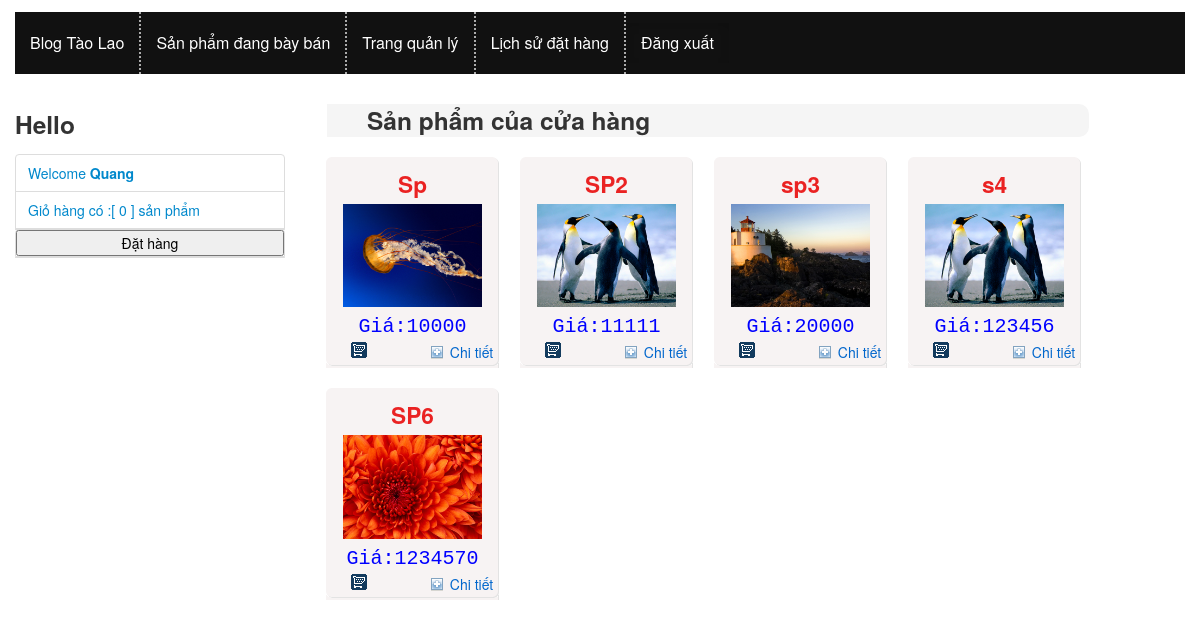
The app's page /index.php?c=product&m=blogplist (signed in) with its own data.
### tables this page shows
CREATE TABLE IF NOT EXISTS `products` (
  `product_id` int(11) unsigned NOT NULL AUTO_INCREMENT,
  `product_name` text NOT NULL,
  `product_image` text NOT NULL,
  `product_ucontent` text NOT NULL,
  `product_price` float NOT NULL DEFAULT '0',
  PRIMARY KEY (`product_id`)
);

### includes/common.php (called while the page is built, shortened)
<?php
function render($file, $data) {
    extract($data);
    include ROOT . DS . 'views' . DS . $file;
}

### controllers/product.php (called while the page is built, shortened)
	<?php
function product_blogplist()
{
	$data = array();
	$data['products'] = model('product')->All();
	$data['template_file'] = 'product/blogplist.php';
	render('layout.php', $data);
}
	?>

### includes/db.php (called while the page is built, shortened)
<?php
function db_get_all($sql) {
    $result = mysql_query($sql);
    $data = array();
    if ($result) {
        while ($row = mysql_fetch_assoc($result)) {
            $data[] = $row;
        }
    }
    return $data;
}

### models/model.php (called while the page is built, shortened)
<?php
class Model {
    public $table = '';
    public function all() {
        $sql = "SELECT * FROM `{$this->table}`";
        return db_get_all($sql);
    }
}

### views/product/blogplist.php (the view, shortened to what this page needs)
<h3 class="center_title_bar">Sản phẩm của cửa hàng</h3>
<div>
  <?php
  $i = 0;
  foreach ($products as $p):
    $i++;
  if($i%4!=0)
  {
   ?>
   <div class="product_box"  style="border-radius:10px">
    <div class="top_product_box" style="float:left"></div>
    <div style="float :left" class="center_product_box">
      <?php
    }
    else
    {
      ?>
      <div class="product_box">
        <div class="top_product_box"></div>
        <div class="center_product_box" >
          <?php
        }
        ?>
        <div < class="product_title"  ><a href="#" title="<?php echo $p['product_name']?>">   <?php echo substr($p['product_name'],0,10) ?> <?php if ( strlen($p['product_name']) >10) {  ?> ...<?php } ?></a></div>
        <div class="product_image">  <img style="width:80%" src="<?php echo $p['product_image'] ?>" ></div>
        <div class="product_price"> Giá:<?php echo $p['product_price'] ?></div>
        <input title="Thêm vào Giỏ Hàng" name="imageField" id="cart_click" onclick="abc(<?php echo $p['product_id']; ?>);" type="image" img src="/Blogtaolao_mvc_/images/css/cart.gif" align="center" />
        <a  href="" class="produce_details" >Chi tiết</a>
        <div class="bottom_product_box"  ></div>
      </div>
    </div>
    <?php
    endforeach; ?>
  </div>

### styles/css/styles.css (style rules this page uses)
.product_box { width: 173px; height: auto; float: left; padding: 10px 10px 10px 11px; }
.top_product_box { width: 173px; height: 12px; background: url(/Blogtaolao_mvc_/images/css/product_box_top.gif) no-repeat bottom; }
.bottom_product_box { width: 173px; height: 10px; background: url(/Blogtaolao_mvc_/images/css/product_box_bottom.gif) no-repeat bottom; }
.center_product_box { width: 173px; height: auto; text-align: center; background: url(/Blogtaolao_mvc_/images/css/product_box_center.gif) repeat-y; }
.product_title { color:red; font-size:17pt; padding: 5px 0; font-weight: bold; }
.product_title a { color: #ea2222; text-decoration: none; }
.product_image { padding: 5px 0; }
.product_price { padding: 5px 0; color: blue; font-size:15pt; font-family:monospace; }
.produce_details { width: 45px; display: block; float: right; padding: 0 0 0 20px; background:url(/Blogtaolao_mvc_/images/css/square-blue-add.gif) no-repeat left; margin: 0px 5px 0 38px; text-decoration: none; color:#06C; }
.center_title_bar { width: 83%; height: 33px; background:#F5F5F5; padding: 0 0 0 40px; line-height: 33px; margin-left: 12px; font-weight: bold; border-radius:0 10px 10px 0px; }

### records on screen
products: product_name "Sp", product_image (picture), product_price "10000"
products: product_name "SP2", product_image (picture), product_price "11111"
products: product_name "sp3", product_image (picture), product_price "20000"
products: product_name "s4", product_image (picture), product_price "123456"
products: product_name "SP6", product_image (picture), product_price "1234570"

### other values on screen
$logged['name'] "Quang"
$item "0"
